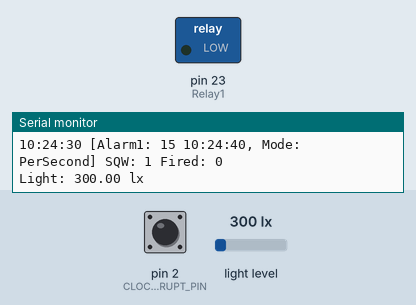
This sketch was run on a simulated Arduino Mega 2560, built with avr-gcc and run on an emulated ATmega2560. On the bench: switched loads named in the sketch (green lamp = pin HIGH), the last lines printed to the serial monitor. The test bench sets the inputs (shaded band); at power-on: pin 2 (CLOCK_INTERRUPT_PIN) HIGH, light level 300 lx. The local clock reads 2024-03-15 10:24:30 at power-on unless the sketch sets it; the sensor or clock chip raises its interrupt line as the real part does.

Above: at 0.1 s.
At 10.1 s:
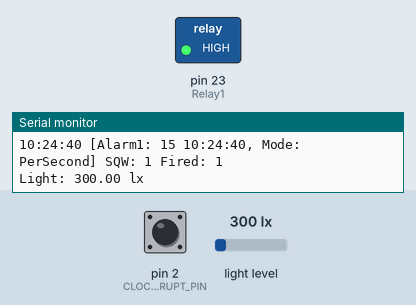
Timing chart, 0 to 11.6 s (numbered marks = the images above):
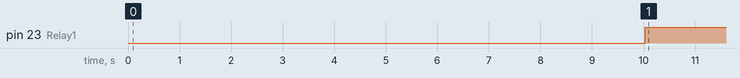

Measured:
- by itself, pin 23 (Relay1): LOW → HIGH at 10.0 s

The sketch:

DS3231andBH1750.ino
```cpp
/* Example implementation of an alarm using DS3231
 *
 * VCC and GND of RTC should be connected to some power source
 * SDA, SCL of RTC should be connected to SDA, SCL of arduino
 * SQW should be connected to CLOCK_INTERRUPT_PIN
 * CLOCK_INTERRUPT_PIN needs to work with interrupts
 */
#include <BH1750.h>
#include <RTClib.h>
#include <Wire.h>

RTC_DS3231 rtc;

// the pin that is connected to SQW
#define CLOCK_INTERRUPT_PIN 2
BH1750 lightMeter(0x23);
int Relay1 = 23; // กำหนดขาใช้งาน
void setup() {
    Serial.begin(115200);
    Wire.begin();
    pinMode(Relay1, OUTPUT); // กำหนดขาทำหน้าที่ให้ขา 2 เป็น OUTPUT
    digitalWrite(Relay1, LOW);
    // initializing the rtc
    if(!rtc.begin()) {
        Serial.println("Couldn't find RTC!");
        Serial.flush();
        while (1) delay(10);
    }

    if(rtc.lostPower()) {
        // this will adjust to the date and time at compilation
        rtc.adjust(DateTime(F(__DATE__), F(__TIME__)));
    }

    //we don't need the 32K Pin, so disable it
    rtc.disable32K();

    // Making it so, that the alarm will trigger an interrupt
    pinMode(CLOCK_INTERRUPT_PIN, INPUT_PULLUP);
    attachInterrupt(digitalPinToInterrupt(CLOCK_INTERRUPT_PIN), onAlarm, FALLING);

    // set alarm 1, 2 flag to false (so alarm 1, 2 didn't happen so far)
    // if not done, this easily leads to problems, as both register aren't reset on reboot/recompile
    rtc.clearAlarm(1);
    rtc.clearAlarm(2);

    // stop oscillating signals at SQW Pin
    // otherwise setAlarm1 will fail
    rtc.writeSqwPinMode(DS3231_OFF);

    // turn off alarm 2 (in case it isn't off already)
    // again, this isn't done at reboot, so a previously set alarm could easily go overlooked
    rtc.disableAlarm(2);

    // schedule an alarm 10 seconds in the future
    if(!rtc.setAlarm1(
            rtc.now() + TimeSpan(10),
            DS3231_A1_Hour // this mode triggers the alarm when the seconds match. See Doxygen for other options
    )) {
        Serial.println("Error, alarm wasn't set!");
    }else {
        Serial.println("Alarm will happen in 10 seconds!");
    }

    if (lightMeter.begin(BH1750::CONTINUOUS_HIGH_RES_MODE)) {
        Serial.println(F("BH1750 Advanced begin"));
    } else {
        Serial.println(F("Error initialising BH1750"));
    }
}

void loop() {


    // print current time
    char date[10] = "hh:mm:ss";
    rtc.now().toString(date);
    Serial.print(date);

    // the stored alarm value + mode
    DateTime alarm1 = rtc.getAlarm1();
    Ds3231Alarm1Mode alarm1mode = rtc.getAlarm1Mode();
    char alarm1Date[12] = "DD hh:mm:ss";
    alarm1.toString(alarm1Date);
    Serial.print(" [Alarm1: ");
    Serial.print(alarm1Date);
    Serial.print(", Mode: ");
    switch (alarm1mode) {
      case DS3231_A1_PerSecond: Serial.print("PerSecond"); break;
      case DS3231_A1_Second: Serial.print("Second"); break;
      case DS3231_A1_Minute: Serial.print("Minute"); break;
      case DS3231_A1_Hour: Serial.print("Hour"); break;
      case DS3231_A1_Date: Serial.print("Date"); break;
      case DS3231_A1_Day: Serial.print("Day"); break;
    }

    // the value at SQW-Pin (because of pullup 1 means no alarm)
    Serial.print("] SQW: ");
    Serial.print(digitalRead(CLOCK_INTERRUPT_PIN));

    // whether a alarm fired
    Serial.print(" Fired: ");
    Serial.print(rtc.alarmFired(1));

    //Serial.print(" Alarm2: ");
    //Serial.println(rtc.alarmFired(2));
    // control register values (see https://datasheets.maximintegrated.com/en/ds/DS3231.pdf page 13)
    //Serial.print(" Control: 0b");
    //Serial.println(read_i2c_register(DS3231_ADDRESS, DS3231_CONTROL), BIN);
    Serial.println();
    if (lightMeter.measurementReady()) {
        float lux = lightMeter.readLightLevel();
        Serial.print("Light: ");
        Serial.print(lux);
        Serial.println(" lx");
        if (rtc.alarmFired(1)) {

          rtc.clearAlarm(1);
          if(0.0 < lux && lux < 2350.0) {
            rtc.clearAlarm(1);
            digitalWrite(Relay1, HIGH); // ส่งให้ไฟดับ
            delay(600000); // ดีเลย์ 1000ms
            digitalWrite(Relay1, LOW); // ส่งให้ไฟติด
            Serial.print(" - Alarm cleared");
          }

      }

    }
    Serial.println();


    // resetting SQW and alarm 1 flag
    // using setAlarm1, the next alarm could now be configurated

    delay(2000);
}

void onAlarm() {
    Serial.println("Alarm occured!");
}

//static uint8_t read_i2c_register(uint8_t addr, uint8_t reg) {
   // Wire.beginTransmission(addr);
    //Wire.write((byte)reg);
    //Wire.endTransmission();

    //Wire.requestFrom(addr, (byte)1);
    //return Wire.read();
//}
```
